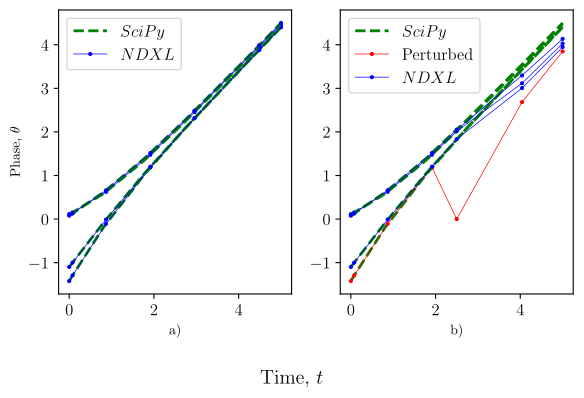

The Python source for this figure:
# Package imports
import matplotlib
matplotlib.rcParams['pgf.texsystem'] = 'pdflatex'
matplotlib.rcParams.update({
	'font.family': 'serif', 'font.size': 12,
	'axes.labelsize': 10,
	'axes.titlesize': 12,
	'figure.titlesize': 16
})
matplotlib.rcParams['text.usetex'] = True

from scipy.integrate import solve_ivp

import matplotlib.pyplot as plt
import ndxl
import numpy as np


# Function definitions
def kuramoto_scipy(t, y, w, K):
	# Since N_i = 2 for all i, we can hardcode 1/N_i = 0.5
	return w + 0.5 * np.sum(K * np.sin(y[None, :] - y[:, None]), axis=1)

def kuramoto_ndxl(vert, y, t, w):
	N_i = vert.degree
	return w + np.sum([e.state * np.sin(vert.neighbour_state(e) - y) for e in vert.edges]) / N_i


# Constants and initial conditions
N = 4
coupling = np.array([
	[0, 1, 1, 0],
	[1, 0, 0, 1],
	[1, 0, 0, 1],
	[0, 1, 1, 0]
], dtype=float)
omega = np.random.uniform(0.9, 1.1, size=N)
theta0 = np.random.uniform(-np.pi, np.pi, size=N)
verts = np.empty(4, dtype=ndxl.vertex)


# Numerical solutions
sol = solve_ivp(kuramoto_scipy, (0., 5.), theta0, args=(omega, coupling))

nwk = ndxl.create_network(([], [], [], [], []))
for i in range(N):
	verts[i] = nwk.create_vertex(theta0[i], dynamics=kuramoto_ndxl, args=omega[i])

for i in range(N):
	for j in range(i, N):
		if coupling[i, j] == 1:
			verts[i].create_edge(verts[j], 1.)

def cb(net, t, t_eval, *v_states):
	global N
	print(f"{t=}")
	t_eval.append(t)
	for i in range(N):
		v_states[i].append(net.vertex_list[i].state[0])

nwk.simulate(5., cb=cb)
print()


# Perturbation callback
def vcb(v, y, t, w):
	if t == 2.5:
		y[0] = 0.0

nwk2 = ndxl.create_network(([], [], [], [], []))
for i in range(N):
	verts[i] = nwk2.create_vertex(theta0[i], dynamics=kuramoto_ndxl, args=omega[i], cb=vcb if not i else None)

for i in range(N):
	for j in range(i, N):
		if coupling[i, j] == 1:
			verts[i].create_edge(verts[j], 1.)

nwk2.simulate(5., tstops=2.5, cb=cb)



# Plotting
fig, ax = plt.subplots(1, 2, figsize=(6, 4))
for i in range(N):
	ax[0].plot(sol.t, sol.y[i, :], ls='--', c='g', lw=2., label="$SciPy$" if not i else None)
	ax[0].plot(nwk.params[0], nwk.params[i + 1], ms=2, lw=0.5, marker='o', c='b', label="$NDXL$" if not i else None)
	ax[1].plot(sol.t, sol.y[i, :], ls='--', c='g', lw=2., label="$SciPy$" if not i else None)
	ax[1].plot(nwk2.params[0], nwk2.params[i + 1], ms=2, lw=0.5, marker='o', c='b' if i else 'r', label="Perturbed" if not i else ("$NDXL$" if i == 1 else None))
ax[0].set_xlabel("a)")
ax[0].set_ylabel("Phase, $\\theta$")
ax[0].legend(loc="upper left")
ax[1].set_xlabel("b)")
ax[1].legend(loc="upper left")
fig.supxlabel("Time, $t$")
fig.tight_layout()
fig.savefig("kuramoto.pdf", bbox_inches='tight')
